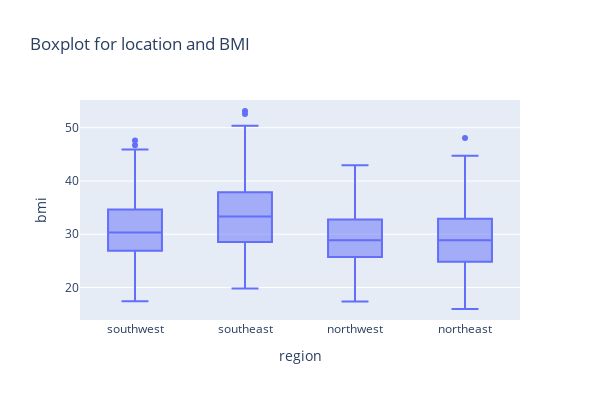

Notebook source saved alongside this figure:
### Markdown cell above
1) With an increase in age , there's an increase in the insurace price.

2) People with smoking_staus = yes are having higher health insurance price

3) We can observe 3 categories in health_insurance_price with more number of people below 15k

### Code cell
px.box(df, x= 'region', y= 'bmi', title= 'Boxplot for location and BMI', height= 400, width = 600)

### Figure 1 — Plotly figure (JSON) as saved in the notebook; plotly's stock layout.template omitted (floating-point values rounded to 4 significant figures; data arrays with more than 128 entries replaced by an {"elided": "..."} marker saying what was removed)
{"data": [{"alignmentgroup": "True", "hovertemplate": "region=%{x}<br>bmi=%{y}<extra></extra>", "legendgroup": "", "marker": {"color": "#636efa"}, "name": "", "notched": false, "offsetgroup": "", "orientation": "v", "showlegend": false, "type": "box", "x": {"elided": "1337 str values"}, "x0": " ", "xaxis": "x", "y": {"elided": "1337 float values"}, "y0": " ", "yaxis": "y"}], "layout": {"boxmode": "group", "height": 400, "legend": {"tracegroupgap": 0}, "title": {"text": "Boxplot for location and BMI"}, "width": 600, "xaxis": {"anchor": "y", "domain": [0, 1], "title": {"text": "region"}}, "yaxis": {"anchor": "x", "domain": [0, 1], "title": {"text": "bmi"}}}}
